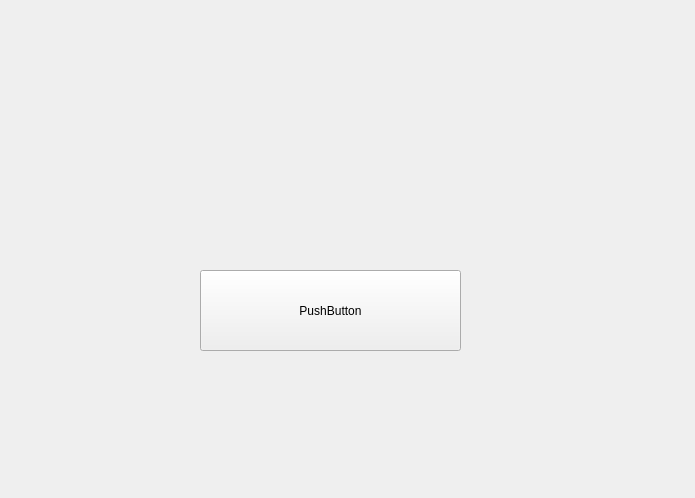
<?xml version="1.0" encoding="UTF-8"?>
<ui version="4.0">
 <class>chosemap</class>
 <widget class="QWidget" name="chosemap">
  <property name="enabled">
   <bool>true</bool>
  </property>
  <property name="geometry">
   <rect>
    <x>0</x>
    <y>0</y>
    <width>695</width>
    <height>498</height>
   </rect>
  </property>
  <property name="windowTitle">
   <string>Form</string>
  </property>
  <property name="styleSheet">
   <string notr="true">QWidget#chosemap {
    background-image: url(:/images/cs.jpg); /* 替换为 background-image */
    background-repeat: no-repeat;          /* 不重复 */
    background-position: center;           /* 居中 */
    background-size: cover;                /* 覆盖整个区域 */
}</string>
  </property>
  <widget class="QPushButton" name="map_1">
   <property name="geometry">
    <rect>
     <x>200</x>
     <y>270</y>
     <width>261</width>
     <height>81</height>
    </rect>
   </property>
   <property name="styleSheet">
    <string notr="true">QWidget#chosemap {
    border-image: url(:/images/cs.jpg);  

}</string>
   </property>
   <property name="text">
    <string>PushButton</string>
   </property>
  </widget>
  <widget class="QPushButton" name="map_2">
   <property name="geometry">
    <rect>
     <x>130</x>
     <y>150</y>
     <width>100</width>
     <height>100</height>
    </rect>
   </property>
   <property name="styleSheet">
    <string notr="true">QPushButton {
    border-radius: 50%;          

	border-image: url(:/images/dust2.jpg);
}

</string>
   </property>
   <property name="text">
    <string/>
   </property>
  </widget>
  <widget class="QPushButton" name="map_3">
   <property name="geometry">
    <rect>
     <x>290</x>
     <y>150</y>
     <width>100</width>
     <height>100</height>
    </rect>
   </property>
   <property name="styleSheet">
    <string notr="true">QPushButton {
	border-image: url(:/images/mirrage.jpg);
    border-radius: 50%;          


    
}</string>
   </property>
   <property name="text">
    <string/>
   </property>
  </widget>
  <widget class="QPushButton" name="map_4">
   <property name="geometry">
    <rect>
     <x>450</x>
     <y>140</y>
     <width>100</width>
     <height>100</height>
    </rect>
   </property>
   <property name="styleSheet">
    <string notr="true">QPushButton {
	border-image: url(:/images/INFERNO.jpg);
    border-radius: 50%;          

}</string>
   </property>
   <property name="text">
    <string/>
   </property>
  </widget>
 </widget>
 <resources/>
 <connections/>
</ui>
